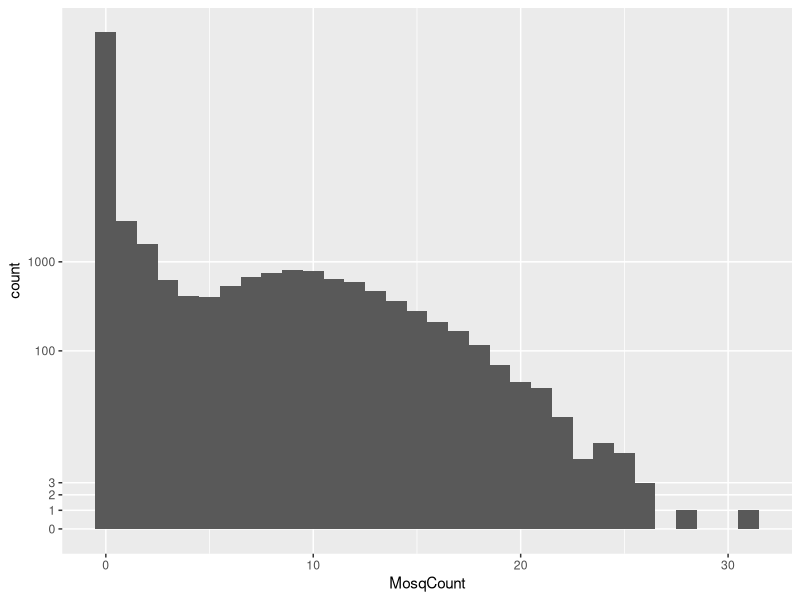
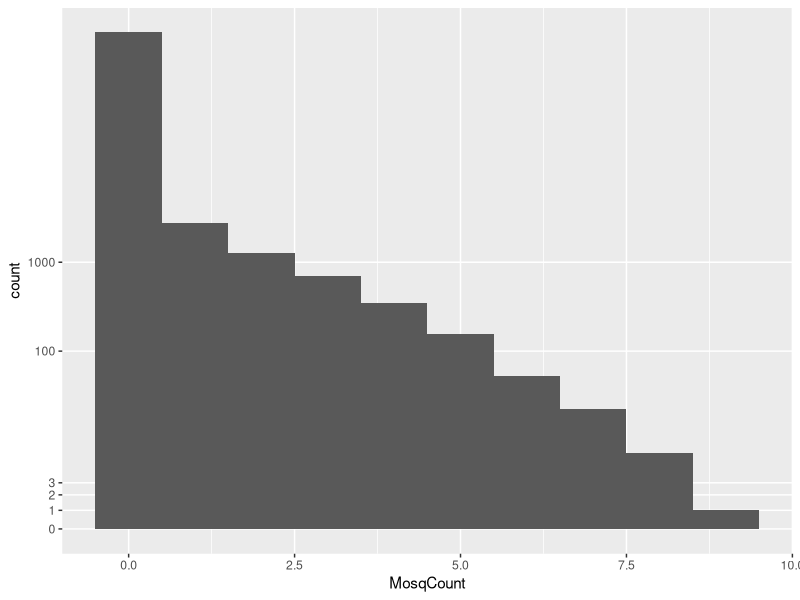

The R source for these figures, in order: (Note: this script raises an error after producing the figures.)
# sketch of how to approach power analysis for est mosquito control efficacy

# by Helen for Oswaldo et al

library(MASS)
library(tidyverse)
library(glmmTMB)
library(broom.mixed)

# parameter setup in a tibble:
simdata <- expand_grid(nbin_mu = c(1, 10),
                       nbin_theta = 20,
                       zeroinf_pi = .9,
                       nTraps = c(5, 25, 45),
                       nTrapNights = c(5, 8),
                       controlEfficacy = c(.8, .95),
                       sim_rep = seq(1, 100)) # will want sim_rep to be big

# functions for simulating ZINB according to parms:
# update these functions as desired (e.g. could include imperfect detection etc)
sim_pre <- function(nbin_mu, nbin_theta, zeroinf_pi, nTraps, nTrapNights) {
  
  simData <- tibble(Trap = rep(1:nTraps, times = nTrapNights),
                    Night = rep(1:nTrapNights, each = nTraps),
                    MosqCount = rnegbin(nTraps*nTrapNights, 
                                        nbin_mu, 
                                        nbin_theta) * 
                      rbinom(nTraps*nTrapNights, 
                             prob = 1 - zeroinf_pi, 
                             size = 1) *
                      rbinom(nbin_mu, 1, 0.38), # p=0.38 var(p)=0.236 (Rick Camp)
                    Treatment = "pre")
}



sim_post <- function(nbin_mu, nbin_theta, zeroinf_pi, nTraps, nTrapNights,
                     controlEfficacy) {
  
  simData <- tibble(Trap = rep(1:nTraps, times = nTrapNights),
                    Night = rep(1:nTrapNights, each = nTraps),
                    MosqCount = rnegbin(nTraps*nTrapNights, 
                                        nbin_mu * (1 - controlEfficacy), 
                                        nbin_theta) * 
                      rbinom(nTraps*nTrapNights, 
                             prob = 1 - zeroinf_pi, 
                             size = 1) *
                      rbinom(nbin_mu, 1, 0.38),
                    Treatment = "post")
}

##  Run it:
set.seed(7654)

simdata <- simdata %>%
  mutate(preControl = pmap(list(nbin_mu, 
                                nbin_theta,
                                zeroinf_pi,
                                nTraps,
                                nTrapNights), 
                           .f = sim_pre),
         postControl = pmap(list(nbin_mu, 
                                 nbin_theta,
                                 zeroinf_pi,
                                 nTraps,
                                 nTrapNights,
                                 controlEfficacy), 
                            .f = sim_post))

# look at one row:
simdata$preControl[[4]]
simdata$postControl[[4]]

##Pre and Post mosquito counts


plt.pre <- as.data.frame(do.call(rbind, simdata$preControl))
p.pre <- ggplot(plt.pre, aes(x=MosqCount)) +
  geom_histogram(binwidth=1) +
  scale_y_continuous(trans = "pseudo_log",
                     breaks = c(0:3, 100, 1000), minor_breaks = NULL)

p.pre

plt.post <- as.data.frame(do.call(rbind, simdata$postControl))
p.post <- ggplot(plt.post, aes(x=MosqCount)) +
  geom_histogram(binwidth=1) +
  scale_y_continuous(trans = "pseudo_log",
                     breaks = c(0:3, 100, 1000), minor_breaks = NULL)

p.post

##  Model outcomes: -----------------------------------------------------------

# create model function: replace with model that makes sense for data (this one is overparameterized bc data simulated w/o a trap effect)
control_model <- function(df) {
  m1 <- glmmTMB(MosqCount ~ Treatment + (1 | Trap),
                data = df,
                family = nbinom2,
                zi = ~ 1)
}

# super simple model just so it runs quickly 
plain_glm <- function(df) {
  m <- glm(MosqCount ~ Treatment, 
           data = df,
           family = nbinom2)
}


simModel <- simdata %>%
  # combine pre and post into one tibble
  mutate(PreAndPost = map2(preControl, postControl, bind_rows),
         # estimate a model for each row:
         mod = map(PreAndPost, plain_glm),
         # pull out the estimates
         tidyEst = map(mod, tidy)) %>%
  # make estimates and p values regular columns
  unnest(tidyEst) 


glimpse(simModel)
summary(simModel$mod[[1]])
simModel$tidyEst[[10]]

# example synthesis and plot:
simModel %>%
  filter(term == "Treatmentpre") %>%
  mutate(sig = ifelse(p.value < .05, 1, 0)) %>%
  group_by(nbin_mu, nTraps, nTrapNights, controlEfficacy) %>%
  summarize(nSig = sum(sig),
            n = n()) %>%
  ggplot() +
  geom_line(aes(nTraps, nSig, 
                group = nTrapNights,
                color = factor(nTrapNights))) +
  facet_grid(nbin_mu ~ controlEfficacy)
